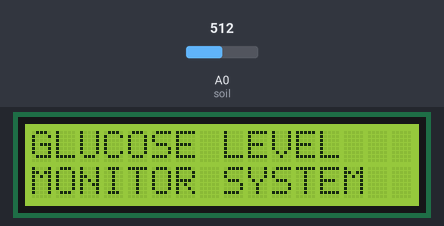
Bench run of a sketch on a simulated Arduino Uno, built with avr-gcc and run on an emulated ATmega328P. Parts: 16×2 character LCD. The test bench sets the inputs (shaded band); at power-on: A0 (soil) = 512. What the sketch prints to the serial monitor is not drawn.

Above: at 3.3 s.
3.4 s: A0 (soil) set to 290
At 5.8 s:
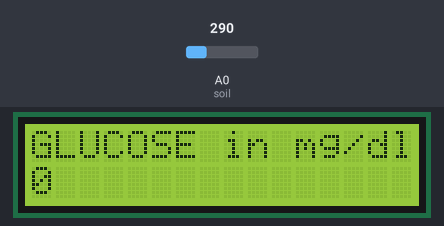
6.4 s: A0 (soil) set to 317
8.3 s: A0 (soil) set to 122
Timing chart, 0 to 11.3 s (numbered marks = the images above; inputs shaded):
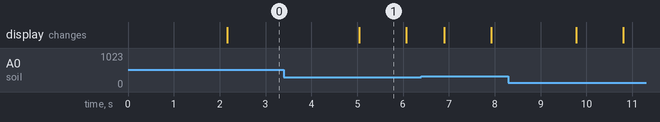

The sketch:

Glucose_Level_Monitoring_System.ino
```cpp
#include<Wire.h>
#include<LiquidCrystal_I2C.h>
LiquidCrystal_I2C lcd(0x27,16,2);
const int soil = A0;
int ir1state=0;
int ir2state=0;
int ir3state=0;
int ir4state=0;
int ir5state=0;int ir6state=0;int vout=0; int xout=0; int yout=0;
int zout=0; int zout1=0; int zout2=0; int zout3=0; int zoutT=0;
void setup()
{
pinMode(soil,INPUT);
Serial.begin(9600);
lcd.begin(16,2);
lcd.backlight();
lcd.init();
lcd.clear();
delay(2000);
}
void loop()
{
ir1state=analogRead(soil);
ir2state=(8*10^-5)*ir1state^2;
xout=0.1873*ir1state;
yout=ir2state+xout+46.131;
vout=yout*(-1);
zout1=vout/100;
ir3state=analogRead(soil);
ir4state=(8*10^-5)*ir3state^2;
xout=0.1873*ir3state;
yout=ir4state+xout+46.131;
vout=yout*(-1);
zout2=vout/100;
ir5state=analogRead(soil);
ir6state=(8*10^-5)*ir5state^2;
xout=0.1873*ir5state;
yout=ir6state+xout+46.131;
vout=yout*(-1);
zout3=vout/100;
zout=(zout1+zout2+zout3)/3;
if ((ir1state<=300)&&(ir1state>=20) && (ir3state<=300) && (ir3state>=20) && (ir5state<=300)&& (ir5state>=20) && (zout>0)){
Serial.print("Voltage in mv:");
Serial.println(ir1state);
Serial.print("GLUCOSE LEVEL\n");
Serial.print("GLUCOSE in mg/dl: ");
Serial.println(zoutT);
Serial.print("\n");
lcd.clear();
lcd.setCursor(0,0);
lcd.print("GLUCOSE LEVEL");
lcd.setCursor(0,1);
lcd.print("MONITOR SYSTEM");
delay(800);
lcd.clear();
lcd.setCursor(0,0);
lcd.print("GLUCOSE in mg/dl:");
lcd.setCursor(0,1);
lcd.print(zoutT);
delay(1000);
}
else
{
lcd.clear();
lcd.setCursor(0,0);
lcd.print("GLUCOSE LEVEL");
lcd.setCursor(0,1);
lcd.print("MONITOR SYSTEM");
delay(1000);
}}
```

Measured:
- after the input at 3.4 s, the display: changes after 1.6 s (image 1)
- what the display in image 1 shows lasts 1.1 s, from 5.0 s to 6.1 s
